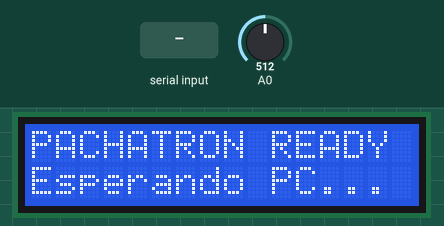
A sketch run on a simulated Arduino Uno, built with avr-gcc and run on an emulated ATmega328P. Shown: 16×2 character LCD. The test bench sets the inputs (shaded band); at power-on: A0 = 512. What the sketch prints to the serial monitor is not drawn.

Above: at 1.2 s.
1.3 s: "--- PACHASTOP ---\n" received over Serial
At 2.5 s:
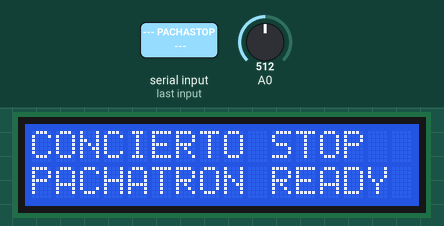
2.8 s: "1\n" received over Serial
At 4.1 s:
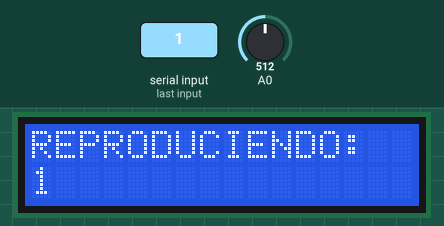
Timing chart, 0 to 5.8 s (numbered marks = the images above; inputs shaded):
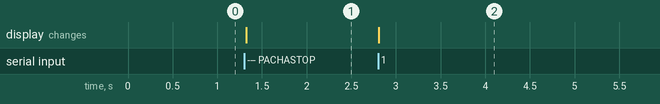

Measured:
- after the input at 1.3 s, the display: changes at once (image 1)
- after the input at 2.8 s, the display: changes at once (image 2)

The sketch:

pachatron_lcd_1a.ino
```cpp
#include <LiquidCrystal.h>

// Configuración de pines clásica del LCD Keypad Shield
LiquidCrystal lcd(8, 9, 4, 5, 6, 7);

int ultimo_boton = -1;

void setup() {
  Serial.begin(9600);

  // Mantiene el bucle rápido para evitar retrasos
  Serial.setTimeout(10);

  lcd.begin(16, 2);
  lcd.setCursor(0, 0);
  lcd.print("PACHATRON READY");
  lcd.setCursor(0, 1);
  lcd.print("Esperando PC...");
}

void loop() {
  // 1. LEER BOTONES DEL SHIELD
  int x = analogRead(0);
  int boton_presionado = -1;

  // Márgenes ampliados (Tus valores base: right=0, up=132, down=307, left=480, select=722)
  if (x < 60) {
    boton_presionado = 0; // RIGHT (Detecta de 0 a 59)
  } else if (x < 240) {    // ¡MÁS TOLERANCIA PARA EL UP! (Antes 180, ahora lee hasta 239 por si falla el contacto)
    boton_presionado = 1; // UP
  } else if (x < 410) {    // Más tolerancia para el DOWN (Antes 360, ahora hasta 409)
    boton_presionado = 2; // DOWN
  } else if (x < 630) {    // ¡MÁS TOLERANCIA PARA EL LEFT! (Antes 550, ahora lee hasta 629 para asegurar tu 480)
    boton_presionado = 3; // LEFT
  } else if (x < 880) {
    boton_presionado = 4; // SELECT
  }

  // Detectar el momento exacto de la presión
  if (boton_presionado != ultimo_boton) {
    if (boton_presionado == 1) {        // UP
      Serial.println("P");              // P = Play Concierto
    }
    else if (boton_presionado == 2) {   // DOWN
      Serial.println("S");              // S = Stop
    }
    else if (boton_presionado == 0) {   // RIGHT
      Serial.println("N");              // N = Avanzar canción
    }
    else if (boton_presionado == 3) {   // LEFT
      Serial.println("B");              // B = Retroceder canción
    }

    delay(50); // Anti-rebote
  }
  ultimo_boton = boton_presionado;

  // 2. RECIBIR TEXTO DESDE PYTHON
  if (Serial.available() > 0) {
    String linea = Serial.readStringUntil('\n');
    linea.trim();

    if (linea.length() > 0) {
      if (linea == "--- PACHASTOP ---") {
        lcd.clear();
        lcd.setCursor(0, 0);
        lcd.print("CONCIERTO STOP");
        lcd.setCursor(0, 1);
        lcd.print("PACHATRON READY");
      } else {
        lcd.clear();
        lcd.setCursor(0, 0);
        lcd.print("REPRODUCIENDO:");
        lcd.setCursor(0, 1);
        lcd.print(linea);
      }
    }
  }
}
```
